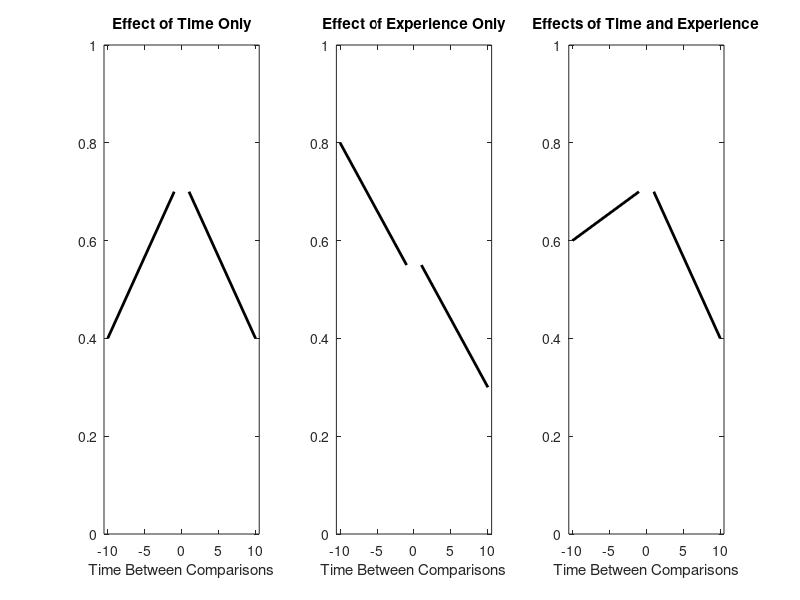

This figure's MATLAB source: (Note: this script raises an error after producing the figure.)
%% Model fig. of time vs. experience

%Need to add some fake data here to fill in background
figure;
%Just time
subplot(1,3,1)
xdatFWD = [1 10];
ydatFWD = [0.7 0.4];
xdatREV = [-1 -10];
ydatREV = [0.7 0.4];
plot(xdatFWD,ydatFWD,'k','LineWidth',2); hold on
plot(xdatREV,ydatREV,'k','LineWidth',2);
xlim([-10.5 10.5]); ylim([0 1])
title('Effect of Time Only'); xlabel('Time Between Comparisons')
%Just experience
subplot(1,3,2)
xdatFWD = [1 10];
ydatFWD = [0.55 0.3];
xdatREV = [-1 -10];
ydatREV = [0.55 0.8];
plot(xdatFWD,ydatFWD,'k','LineWidth',2); hold on
plot(xdatREV,ydatREV,'k','LineWidth',2);
xlim([-10.5 10.5]); ylim([0 1])
title('Effect of Experience Only'); xlabel('Time Between Comparisons')
%Both
subplot(1,3,3)
xdatFWD = [1 10];
ydatFWD = [0.7 0.4];
xdatREV = [-1 -10];
ydatREV = [0.7 0.6];
plot(xdatFWD,ydatFWD,'k','LineWidth',2); hold on
plot(xdatREV,ydatREV,'k','LineWidth',2);
xlim([-10.5 10.5]); ylim([0 1])
title('Effects of Time and Experience'); xlabel('Time Between Comparisons')

%%

cpsPlot = [1 2 3];
tgsPlot = pairsCompareInd(cpsPlot,:)'; tgsPlot = tgsPlot(:);

%% How many splitters pie chart

pieSplitLabels = {'splitBOTH','splitLRonly','dontSplit','splitSTonly'};
splitterTGinds = cell2mat(cellfun(@(x) find(strcmpi(traitLabels,x)),pieSplitLabels,'UniformOutput',false));
pieSplitColors = colorAssc(splitterTGinds);
pieSplitColors{3} = [1 1 1];
pieData = splitPropMeans(splitterTGinds);
pieSEMs = splitPropSEMs(splitterTGinds);

pieDataPct = round(pieData'*100,3); 
pieDataPct(rem(pieDataPct,0.01)==0) = pieDataPct(rem(pieDataPct,0.01)==0)+0.001;
pieDataPct = mat2cell(pieDataPct,ones(1,length(pieData)),1);
pieDataPct = cellfun(@num2str,pieDataPct,'UniformOutput',false);
pieDataPct = cellfun(@(x) x(1:end-1),pieDataPct,'UniformOutput',false);

pieDataSEMs = round(pieSEMs'*100,3); 
pieDataSEMs(rem(pieDataSEMs,0.01)==0) = pieDataSEMs(rem(pieDataSEMs,0.01)==0)+0.001;
pieDataSEMs = mat2cell(pieDataSEMs,ones(1,length(pieData)),1);
pieDataSEMs = cellfun(@num2str,pieDataSEMs,'UniformOutput',false);
pieDataSEMs = cellfun(@(x) x(1:end-1),pieDataSEMs,'UniformOutput',false);

pp=figure; axes(pp)
pie(pieData,pieSplitLabels);
colormap(reshape([pieSplitColors{:}],3,length(pieSplitColors))')
for ppI = 1:length(pp.Children.Children)
    if strcmpi(class(pp.Children.Children(ppI)),'matlab.graphics.primitive.Text')
        ppUse = find(cell2mat(cellfun(@(x) strcmpi(x,pp.Children.Children(ppI).String),pieSplitLabels,'UniformOutput',false)));
        pp.Children.Children(ppI).String = {pieSplitLabels{ppUse}; [pieDataPct{ppUse} ' ' char(177) ' ' pieDataSEMs{ppUse} '%']}; 
        pp.Children.Children(ppI).FontSize = 13;
    end
end

title('Mean number of each splitter, all days all mice')

%% How many ARM splitters pie chart

pieSplitLabels = {'splitBOTH','splitSTonly','dontSplit','splitLRonly'};
splitterTGinds = cell2mat(cellfun(@(x) find(strcmpi(traitLabels,x)),pieSplitLabels,'UniformOutput',false));
pieSplitColors = colorAssc(splitterTGinds);
pieSplitColors{3} = [1 1 1];
pieData = ARMsplitPropMeans(splitterTGinds);
pieSEMs = ARMsplitPropSEMs(splitterTGinds);

pieDataPct = round(pieData'*100,3); 
pieDataPct(rem(pieDataPct,0.01)==0) = pieDataPct(rem(pieDataPct,0.01)==0)+0.001;
pieDataPct = mat2cell(pieDataPct,ones(1,length(pieData)),1);
pieDataPct = cellfun(@num2str,pieDataPct,'UniformOutput',false);
pieDataPct = cellfun(@(x) x(1:end-1),pieDataPct,'UniformOutput',false);

pieDataSEMs = round(pieSEMs'*100,3); 
pieDataSEMs(rem(pieDataSEMs,0.01)==0) = pieDataSEMs(rem(pieDataSEMs,0.01)==0)+0.001;
pieDataSEMs = mat2cell(pieDataSEMs,ones(1,length(pieData)),1);
pieDataSEMs = cellfun(@num2str,pieDataSEMs,'UniformOutput',false);
pieDataSEMs = cellfun(@(x) x(1:end-1),pieDataSEMs,'UniformOutput',false);

pp=figure; axes(pp)
pie(pieData,pieSplitLabels);
colormap(reshape([pieSplitColors{:}],3,length(pieSplitColors))')
for ppI = 1:length(pp.Children.Children)
    if strcmpi(class(pp.Children.Children(ppI)),'matlab.graphics.primitive.Text')
        ppUse = find(cell2mat(cellfun(@(x) strcmpi(x,pp.Children.Children(ppI).String),pieSplitLabels,'UniformOutput',false)));
        pp.Children.Children(ppI).String = {pieSplitLabels{ppUse}; [pieDataPct{ppUse} ' ' char(177) ' ' pieDataSEMs{ppUse} '%']}; 
        pp.Children.Children(ppI).FontSize = 13;
    end
end

title('Mean number of each ARM splitter, all days all mice')
%% Proportion of each splitter type
hh = figure;
numDataPts = length(pooledSplitProp{tgI});
%grps = repmat(1:length(traitGroups{1}),numDataPts,1); grps = grps(:);
grps = repmat(1:length(tgsPlot),numDataPts,1); grps = grps(:);
%dataHere = [pooledSplitProp{:}]; 
dataHere = [pooledSplitProp{tgsPlot}]; 
dataHere = dataHere(:);
%colorsHere = repmat(colorsHere,8,1);        
colorsHere = colorAssc(tgsPlot);
allColors = cellfun(@(x) repmat(x,numDataPts,1),colorsHere,'UniformOutput',false)';
colorsUse = []; for aa = 1:length(allColors); colorsUse = [colorsUse; allColors{aa}]; end
%repmat for the color in colorAssc, put into circle colors
xLabels = traitLabels(tgsPlot);
scatterBoxSL(dataHere, grps, 'xLabel', xLabels, 'plotBox', true, 'circleColors', colorsUse, 'transparency', 0.8) % 'circleColors', colorsHere, 
ylabel('Proportion of Splitter Cells')
title('Proportion of Cells Each Splitter Type, all mice all days')
hold on
ylim([0 1.1])
heightBump = 0.03;
barXpos = hh.Children.XTick;
for pcI = 1:length(cpsPlot)
    %plot a bar across the pair of compare inds
    possibleHeight = max(round(cell2mat(cellfun(@max,pooledSplitProp(pairsCompareInd(cpsPlot(pcI),:)),'UniformOutput',false)),1));
    possibleHeight = possibleHeight + heightBump;
    plot(barXpos(pairsCompareInd(cpsPlot(pcI),:)),[possibleHeight possibleHeight],'k','LineWidth',2)
    
    %mark it significant or not with hSplitterPropDiffs, pVal in pSplitterPropDiffs
    switch hSplitterPropDiffs(cpsPlot(pcI))
        case 1
            if pSplitterPropDiffs(cpsPlot(pcI)) < 0.001
                textPlot = 'p < 0.001';
            else
                textPlot = ['p = ' num2str(pSplitterPropDiffs(cpsPlot(pcI)))];
            end
        case 0
            textPlot = 'n.s.';
    end
    text(mean(barXpos(pairsCompareInd(cpsPlot(pcI),:))),possibleHeight+0.025,textPlot,'Color','k','HorizontalAlignment','center')
end

%% Proportion of each splitter type ARMs
hh = figure;
numDataPts = length(ARMpooledSplitProp{tgI});
%grps = repmat(1:length(traitGroups{1}),numDataPts,1); grps = grps(:);
grps = repmat(1:length(tgsPlot),numDataPts,1); grps = grps(:);
%dataHere = [pooledSplitProp{:}]; 
dataHere = [ARMpooledSplitProp{tgsPlot}]; 
dataHere = dataHere(:);
%colorsHere = repmat(colorsHere,8,1);        
colorsHere = ARMcolorAssc(tgsPlot);
allColors = cellfun(@(x) repmat(x,numDataPts,1),colorsHere,'UniformOutput',false)';
colorsUse = []; for aa = 1:length(allColors); colorsUse = [colorsUse; allColors{aa}]; end
%repmat for the color in colorAssc, put into circle colors
xLabels = ARMtraitLabels(tgsPlot);
scatterBoxSL(dataHere, grps, 'xLabel', xLabels, 'plotBox', true, 'circleColors', colorsUse, 'transparency', 0.8) % 'circleColors', colorsHere, 
ylabel('Proportion of Splitter Cells')
title('Proportion of Cells Each ARM Splitter Type, all mice all days')
hold on
ylim([0 1.1])
heightBump = 0.03;
barXpos = hh.Children.XTick;
for pcI = 1:length(cpsPlot)
    %plot a bar across the pair of compare inds
    possibleHeight = max(round(cell2mat(cellfun(@max,ARMpooledSplitProp(pairsCompareInd(cpsPlot(pcI),:)),'UniformOutput',false)),1));
    possibleHeight = possibleHeight + heightBump;
    plot(barXpos(pairsCompareInd(cpsPlot(pcI),:)),[possibleHeight possibleHeight],'k','LineWidth',2)
    
    %mark it significant or not with hSplitterPropDiffs, pVal in pSplitterPropDiffs
    switch hArmSplitterPropDiffs(cpsPlot(pcI))
        case 1
            if pArmSplitterPropDiffs(cpsPlot(pcI)) < 0.001
                textPlot = 'p < 0.001';
            else
                textPlot = ['p = ' num2str(pArmSplitterPropDiffs(cpsPlot(pcI)))];
            end
        case 0
            textPlot = 'n.s.';
    end
    text(mean(barXpos(pairsCompareInd(cpsPlot(pcI),:))),possibleHeight+0.025,textPlot,'Color','k','HorizontalAlignment','center')
end

%% Change in Proportion of Each splitter type by days apart
%Comparison
plotREV=1;

gg=figure('Position',[65 410 1813 510]);
sRows = 1;
sCols = 3;
for pcI = 1:length(cpsPlot)
    subplot(sRows,sCols,pcI)
    pcIndsHere = pairsCompareInd(cpsPlot(pcI),:);
    %plot data
    plot(pooledDaysApartFWD-0.1,pooledSplitPctChangeFWD{pcIndsHere(1)},'.','Color',colorAssc{pcIndsHere(1)},'MarkerSize',12)
    hold on
    plot(pooledDaysApartFWD+0.1,pooledSplitPctChangeFWD{pcIndsHere(2)},'.','Color',colorAssc{pcIndsHere(2)},'MarkerSize',12)
    %plot reg fit line    
    plot(splitterFitPlotDays,splitterFitPlotPct{pcIndsHere(1)},'Color',colorAssc{pcIndsHere(1)},'LineWidth',2)
    plot(splitterFitPlotDays,splitterFitPlotPct{pcIndsHere(2)},'Color',colorAssc{pcIndsHere(2)},'LineWidth',2)
    
    if plotREV==1
        plot(pooledDaysApartREV-0.1,pooledSplitPctChangeREV{pcIndsHere(1)},'.','Color',colorAssc{pcIndsHere(1)},'MarkerSize',12)
        plot(pooledDaysApartREV+0.1,pooledSplitPctChangeREV{pcIndsHere(2)},'.','Color',colorAssc{pcIndsHere(2)},'MarkerSize',12)   
        plot(splitterFitPlotDaysREV,splitterFitPlotPctREV{pcIndsHere(1)},'Color',colorAssc{pcIndsHere(1)},'LineWidth',2)
        plot(splitterFitPlotDaysREV,splitterFitPlotPctREV{pcIndsHere(2)},'Color',colorAssc{pcIndsHere(2)},'LineWidth',2)
    end
    
    ylim([-0.5 0.5])
    xlim([0.5 max(pooledDaysApartFWD)-0.5]) %cell2mat(cellfun(@max,cellRealDays,'UniformOutput',false))
    if plotREV==1; xlim([min(pooledDaysApartREV)-0.5 max(pooledDaysApartFWD)-0.5]); end
    xlabel('Days Apart')
    ylabel('Proportion Change')
    %indicate the r2 of each line
    %switch slopeDiffRank(pcI)>=(1*numPerms-numPerms*pThresh); case 1; diffTxt='ARE'; case 0; diffTxt ='ARE NOT'; end
    %title([pairsCompare{pcI,1} ' vs ' pairsCompare{pcI,2} ', slopes ' diffTxt ' diff at p = ' num2str(1-slopeDiffRank(pcI)/1000)])
    switch pVal(cpsPlot(pcI))<pThresh; case 1; diffTxt='ARE'; case 0; diffTxt ='are NOT'; end
    title([traitLabels{pcIndsHere(1)} ' vs ' traitLabels{pcIndsHere(2)} ', slopes ' diffTxt ' diff at p = ' num2str(pVal(cpsPlot(pcI)))])
    legend(traitLabels{pcIndsHere(1)},traitLabels{pcIndsHere(2)})
end
suptitleSL('Changes by days apart in proportion of splitting type')

%% Change in Proportion of Each ARM splitter type by days apart
%Comparison
plotREV=1;

gg=figure('Position',[65 410 1813 510]);
sRows = 1;
sCols = 3;
for pcI = 1:length(cpsPlot)
    subplot(sRows,sCols,pcI)
    pcIndsHere = pairsCompareInd(cpsPlot(pcI),:);
    %plot data
    plot(pooledDaysApartFWD-0.1,ARMpooledSplitPctChangeFWD{pcIndsHere(1)},'.','Color',colorAssc{pcIndsHere(1)},'MarkerSize',12)
    hold on
    plot(pooledDaysApartFWD+0.1,ARMpooledSplitPctChangeFWD{pcIndsHere(2)},'.','Color',colorAssc{pcIndsHere(2)},'MarkerSize',12)
    %plot reg fit line    
    plot(ARMsplitterFitPlotDays,ARMsplitterFitPlotPct{pcIndsHere(1)},'Color',colorAssc{pcIndsHere(1)},'LineWidth',2)
    plot(ARMsplitterFitPlotDays,ARMsplitterFitPlotPct{pcIndsHere(2)},'Color',colorAssc{pcIndsHere(2)},'LineWidth',2)
    
    if plotREV==1
        plot(pooledDaysApartREV-0.1,ARMpooledSplitPctChangeREV{pcIndsHere(1)},'.','Color',colorAssc{pcIndsHere(1)},'MarkerSize',12)
        plot(pooledDaysApartREV+0.1,ARMpooledSplitPctChangeREV{pcIndsHere(2)},'.','Color',colorAssc{pcIndsHere(2)},'MarkerSize',12)   
        plot(ARMsplitterFitPlotDaysREV,ARMsplitterFitPlotPctREV{pcIndsHere(1)},'Color',colorAssc{pcIndsHere(1)},'LineWidth',2)
        plot(ARMsplitterFitPlotDaysREV,ARMsplitterFitPlotPctREV{pcIndsHere(2)},'Color',colorAssc{pcIndsHere(2)},'LineWidth',2)
    end
    
    ylim([-0.5 0.5])
    xlim([0.5 max(pooledDaysApartFWD)-0.5]) %cell2mat(cellfun(@max,cellRealDays,'UniformOutput',false))
    if plotREV==1; xlim([min(pooledDaysApartREV)-0.5 max(pooledDaysApartFWD)-0.5]); end
    xlabel('Days Apart')
    ylabel('Proportion Change')
    %indicate the r2 of each line
    %switch slopeDiffRank(pcI)>=(1*numPerms-numPerms*pThresh); case 1; diffTxt='ARE'; case 0; diffTxt ='ARE NOT'; end
    %title([pairsCompare{pcI,1} ' vs ' pairsCompare{pcI,2} ', slopes ' diffTxt ' diff at p = ' num2str(1-slopeDiffRank(pcI)/1000)])
    switch ARMpVal(cpsPlot(pcI))<pThresh; case 1; diffTxt='ARE'; case 0; diffTxt ='are NOT'; end
    title([ARMtraitLabels{pcIndsHere(1)} ' vs ' ARMtraitLabels{pcIndsHere(2)} ', slopes ' diffTxt ' diff at p = ' num2str(ARMpVal(cpsPlot(pcI)))])
    legend(ARMtraitLabels{pcIndsHere(1)},ARMtraitLabels{pcIndsHere(2)})
end
suptitleSL('Changes by days apart in proportion of ARM splitting type')

%% Prop of splitters that come back
%Comparison
figure;
sRows = 1;
sCols = 3;
for pcI = 1:length(cpsPlot)
    subplot(sRows,sCols,pcI)
    pcIndsHere = pairsCompareInd(cpsPlot(pcI),:);
    p1 = plot(pooledDaysApartFWD-0.1,pooledSplitterComesBackFWD{pcIndsHere(1)},'.','Color',colorAssc{pcIndsHere(1)},'MarkerSize',8,'DisplayName',pairsCompare{pcI,1});
    hold on
    p2 = plot(pooledDaysApartFWD+0.1,pooledSplitterComesBackFWD{pcIndsHere(2)},'.','Color',colorAssc{pcIndsHere(2)},'MarkerSize',8,'DisplayName',pairsCompare{pcI,2});
    
    plot(pooledDaysApartREV-0.1,pooledSplitterComesBackREV{pcIndsHere(1)},'.','Color',colorAssc{pcIndsHere(1)},'MarkerSize',8)
    plot(pooledDaysApartREV+0.1,pooledSplitterComesBackREV{pcIndsHere(2)},'.','Color',colorAssc{pcIndsHere(2)},'MarkerSize',8)
    
    plot(splitterCBFitPlotDaysFWD{pcIndsHere(1)},splitterCBFitPlotPctFWD{pcIndsHere(1)},'Color',colorAssc{pcIndsHere(1)},'LineWidth',2)
    plot(splitterCBFitPlotDaysFWD{pcIndsHere(2)},splitterCBFitPlotPctFWD{pcIndsHere(2)},'Color',colorAssc{pcIndsHere(2)},'LineWidth',2)
    plot(splitterCBFitPlotDaysREV{pcIndsHere(1)},splitterCBFitPlotPctREV{pcIndsHere(1)},'Color',colorAssc{pcIndsHere(1)},'LineWidth',2)
    plot(splitterCBFitPlotDaysREV{pcIndsHere(2)},splitterCBFitPlotPctREV{pcIndsHere(2)},'Color',colorAssc{pcIndsHere(2)},'LineWidth',2)
    
    ylim([-0.01 1.01])
    xlim([(min(pooledDaysApartREV)-0.5) (max(pooledDaysApartFWD)-0.5)])
    xlabel('Days Apart')
    ylabel('% of cells in model')
    
    if hValSplitterComesBackAll{pcI} == 1
        titleText = [pairsCompare{pcI,whichWonSplitterComesBackAll{pcI}} ' more stable, p = ' num2str(pValSplitterComesBackAll{pcI}) ];
    else 
        titleText = ['NOT diff at p = ' num2str(pValSplitterComesBackAll{pcI}) ];
    end
    title(titleText)
    
    %{
    yHeight = 0.8;
    for dpI = 1:length(dayPairsSCB{pcI})
        if hValSplitterComesBack{pcI}(dpI)==1
            plot(dayPairsSCB{pcI}(dpI),yHeight,'*','Color',colorAssc{pcIndsHere(whichWonSplitterComesBack{pcI}(dpI))})
        end
        %pValSplitterComesBack{pcI}
    end
    %}
    
    legend([p1; p2],'location','NW') 
end
suptitleSL('Percent cells of model day come back')

%% Prop of ARM splitters that come back
%Comparison
figure;
sRows = 1;
sCols = 3;
for pcI = 1:length(cpsPlot)
    subplot(sRows,sCols,pcI)
    pcIndsHere = pairsCompareInd(cpsPlot(pcI),:);
    p1 = plot(pooledDaysApartFWD-0.1,ARMpooledSplitterComesBackFWD{pcIndsHere(1)},'.','Color',ARMcolorAssc{pcIndsHere(1)},'MarkerSize',8,'DisplayName',pairsCompare{pcI,1});
    hold on
    p2 = plot(pooledDaysApartFWD+0.1,ARMpooledSplitterComesBackFWD{pcIndsHere(2)},'.','Color',ARMcolorAssc{pcIndsHere(2)},'MarkerSize',8,'DisplayName',pairsCompare{pcI,2});
    
    plot(pooledDaysApartREV-0.1,ARMpooledSplitterComesBackREV{pcIndsHere(1)},'.','Color',ARMcolorAssc{pcIndsHere(1)},'MarkerSize',8)
    plot(pooledDaysApartREV+0.1,ARMpooledSplitterComesBackREV{pcIndsHere(2)},'.','Color',ARMcolorAssc{pcIndsHere(2)},'MarkerSize',8)
    
    ylim([-0.01 1.01])
    xlim([(min(pooledDaysApartREV)-0.5) (max(pooledDaysApartFWD)-0.5)])
    xlabel('Days Apart')
    ylabel('% of cells in model')
    
    if hValSplitterComesBackAllARM{pcI} == 1 && whichWonSplitterComesBackAllARM{pcI}~=0
        titleText = [pairsCompare{pcI,whichWonSplitterComesBackAllARM{pcI}} ' more stable, p = ' num2str(pValSplitterComesBackAllARM{pcI}) ];
    else 
        titleText = ['NOT diff at p = ' num2str(pValSplitterComesBackAllARM{pcI}) ];
    end
    title(titleText)
       
    % legend([p1; p2],[pairsCompare{pcI,1}; pairsCompare{pcI,2}],'location','NW')  
    legend([p1; p2],'location','NW') 
end
suptitleSL('Percent ARM cells of model day come back on ARMs')

%% Prop of splitters that are still a splitter
figure;
sRows = 1;
sCols = 3;
for pcI = 1:length(cpsPlot)
    subplot(sRows,sCols,pcI)
    pcIndsHere = pairsCompareInd(cpsPlot(pcI),:);
    p1 = plot(pooledDaysApartFWD-0.1,pooledSplitterStillSplitterFWD{pcIndsHere(1)},'.','Color',colorAssc{pcIndsHere(1)},'MarkerSize',8,'DisplayName',pairsCompare{pcI,1});
    hold on
    p2 = plot(pooledDaysApartFWD+0.1,pooledSplitterStillSplitterFWD{pcIndsHere(2)},'.','Color',colorAssc{pcIndsHere(2)},'MarkerSize',8,'DisplayName',pairsCompare{pcI,2});
    
    plot(pooledDaysApartREV-0.1,pooledSplitterStillSplitterREV{pcIndsHere(1)},'.','Color',colorAssc{pcIndsHere(1)},'MarkerSize',8)
    plot(pooledDaysApartREV+0.1,pooledSplitterStillSplitterREV{pcIndsHere(2)},'.','Color',colorAssc{pcIndsHere(2)},'MarkerSize',8)
    
    plot(splitterSSFitPlotDaysFWD{pcIndsHere(1)},splitterSSFitPlotPctFWD{pcIndsHere(1)},'Color',colorAssc{pcIndsHere(1)},'LineWidth',2)
    plot(splitterSSFitPlotDaysFWD{pcIndsHere(2)},splitterSSFitPlotPctFWD{pcIndsHere(2)},'Color',colorAssc{pcIndsHere(2)},'LineWidth',2)
    plot(splitterSSFitPlotDaysREV{pcIndsHere(1)},splitterSSFitPlotPctREV{pcIndsHere(1)},'Color',colorAssc{pcIndsHere(1)},'LineWidth',2)
    plot(splitterSSFitPlotDaysREV{pcIndsHere(2)},splitterSSFitPlotPctREV{pcIndsHere(2)},'Color',colorAssc{pcIndsHere(2)},'LineWidth',2)
    
    ylim([-0.01 1.01])
    xlim([(min(pooledDaysApartREV)-0.5) (max(pooledDaysApartFWD)-0.5)])
    xlabel('Days Apart')
    ylabel('% of cells in model day')
    
    if hValSplitterStillSplitterAll{pcI} == 1
        titleText = [pairsCompare{pcI,whichWonSplitterStillSplitterAll{pcI}} ' more stable, p = ' num2str(pValSplitterStillSplitterAll{pcI}) ];
    else 
        titleText = ['NOT diff at p = ' num2str(pValSplitterStillSplitterAll{pcI}) ];
    end
    title(titleText)
    
    %{
    yHeight = 0.8;
    for dpI = 1:length(dayPairsSSS{pcI})
        if hValSplitterStillSplitter{pcI}(dpI)==1
            plot(dayPairsSSS{pcI}(dpI),yHeight,'*','Color',colorAssc{pcIndsHere(whichWonSplitterStillSplitter{pcI}(dpI))})
        end
        %pValSplitterComesBack{pcI}
    end
     %}
    
    % legend([p1; p2],[pairsCompare{pcI,1}; pairsCompare{pcI,2}],'location','NW')  
    legend([p1; p2],'location','NW') 
end
suptitleSL('Percent cells of model day apart still that trait')

%% Prop of ARM splitters that are still an ARM splitter
figure;
sRows = 1;
sCols = 3;
for pcI = 1:length(cpsPlot)
    subplot(sRows,sCols,pcI)
    pcIndsHere = pairsCompareInd(cpsPlot(pcI),:);
    p1 = plot(pooledDaysApartFWD-0.1,ARMpooledSplitterStillSplitterFWD{pcIndsHere(1)},'.','Color',colorAssc{pcIndsHere(1)},'MarkerSize',8,'DisplayName',pairsCompare{pcI,1});
    hold on
    p2 = plot(pooledDaysApartFWD+0.1,ARMpooledSplitterStillSplitterFWD{pcIndsHere(2)},'.','Color',colorAssc{pcIndsHere(2)},'MarkerSize',8,'DisplayName',pairsCompare{pcI,2});
    
    plot(pooledDaysApartREV-0.1,ARMpooledSplitterStillSplitterREV{pcIndsHere(1)},'.','Color',colorAssc{pcIndsHere(1)},'MarkerSize',8)
    plot(pooledDaysApartREV+0.1,ARMpooledSplitterStillSplitterREV{pcIndsHere(2)},'.','Color',colorAssc{pcIndsHere(2)},'MarkerSize',8)
    
    if hValSplitterStillSplitterAllARM{pcI} == 1 && whichWonSplitterStillSplitterAllARM{pcI}~=0
        titleText = [pairsCompare{pcI,whichWonSplitterStillSplitterAllARM{pcI}} ' more stable, p = ' num2str(pValSplitterStillSplitterAllARM{pcI}) ];
    else 
        titleText = ['NOT diff at p = ' num2str(pValSplitterStillSplitterAllARM{pcI}) ];
    end
    title(titleText)
    
    ylim([-0.01 1.01])
    xlim([(min(pooledDaysApartREV)-0.5) (max(pooledDaysApartFWD)-0.5)])
    xlabel('Days Apart')
    ylabel('% of cells in model day')
       
    % legend([p1; p2],[pairsCompare{pcI,1}; pairsCompare{pcI,2}],'location','NW')  
    legend([p1; p2],'location','NW') 
end
suptitleSL('Percent ARM cells of model day apart still that trait')

%% FWD vs. REV time within splitter type coming back
%Now plot within trait pos vs. negative day change
figure; 
sCols = 3;
sRows = ceil(length(tgsPlot)/sCols);
markerss = {'.' 'o'};
%for tgI = 1:length(traitGroups{1})
FWDREVtxt = {'FWD' 'REV'};
for tgI = 1:length(tgsPlot)
    subplot(sRows,sCols,tgI)
    color1 = colorAssc{tgsPlot(tgI)}+0.2; color1(color1>1) = 1; color1(color1<0) = 0;
    color2 = colorAssc{tgsPlot(tgI)}-0.2; color2(color2>1) = 1; color2(color2<0) = 0;
    p1 = plot(pooledDaysApartFWD+0.15,pooledSplitterComesBackFWD{tgsPlot(tgI)},markerss{1},'Color',color1,'MarkerSize',8,'DisplayName','Days Forward');
    hold on
    p2 = plot(-1*pooledDaysApartREV-0.15,pooledSplitterComesBackREV{tgsPlot(tgI)},markerss{2},'Color',color2,'MarkerSize',3,'DisplayName','Days Backwards');
    
    %{
    yHeight = 0.75;
    for dpI = 1:length(dayPairsCBpvn{tgsPlot(tgI)})
        if hValCBpvn{tgsPlot(tgI)}(dpI)
             markersz = [14 8]; colorss = [color1; color2];
            plot(dayPairsCBpvn{tgsPlot(tgI)}(dpI),yHeight,markerss{whichWonCBpvn{tgsPlot(tgI)}(dpI)},'Color',colorss(whichWonCBpvn{tgsPlot(tgI)}(dpI),:),'MarkerSize',markersz(whichWonCBpvn{tgI}(dpI)))    
        end
        %pValSplitCBpvn{tgI}
    end
    %}
    
    if hValSCBall{tgI} == 1
        titleText = [traitLabels{tgsPlot(tgI)} ': ' FWDREVtxt{whichWonSCBall{tgI}} ' more stable, p = ' num2str(pValSCBall{tgI}) ];
    else 
        titleText = [traitLabels{tgsPlot(tgI)} ': NOT diff at p = ' num2str(pValSCBall{tgI}) ];
    end
    title(titleText)
    
    xlabel('Days Apart')
    ylabel('Proportion of Model')
    ylim([-0.01 1.01])
    xlim([min(pooledDaysApartFWD)-0.5 max(pooledDaysApartFWD)+0.5])
    legend([p1; p2],'location','NE')
end
suptitleSL('Percent cells of model day come back, Positive vs. negative time')

%% FWD vs. REV time within splitter still splitter
figure; 
sCols = 3;
sRows = ceil(length(tgsPlot)/sCols);
markerss = {'.' 'o'}; 
%for tgI = 1:length(traitGroups{1})
for tgI = 1:length(tgsPlot)
    subplot(sRows,sCols,tgI)
    color1 = colorAssc{tgsPlot(tgI)}+0.2; color1(color1>1) = 1; color1(color1<0) = 0;
    color2 = colorAssc{tgsPlot(tgI)}-0.2; color2(color2>1) = 1; color2(color2<0) = 0;
    p1 = plot(pooledDaysApartFWD+0.15,pooledSplitterStillSplitterFWD{tgsPlot(tgI)},markerss{1},'Color',color1,'MarkerSize',8,'DisplayName','Days Forward');
    hold on
    p2 = plot(-1*pooledDaysApartREV-0.15,pooledSplitterStillSplitterREV{tgsPlot(tgI)},markerss{2},'Color',color2,'MarkerSize',3,'DisplayName','Days Backwards');
    
    %{
    yHeight = 0.8;
    for dpI = 1:length(dayPairsSSpvn{tgsPlot(tgI)})
        if hValSSpvn{tgsPlot(tgI)}(dpI)
            markersz = [14 8]; colorss = [color1; color2];
            plot(dayPairsSSpvn{tgsPlot(tgI)}(dpI),yHeight,markerss{whichWonSSpvn{tgsPlot(tgI)}(dpI)},'Color',colorss(whichWonSSpvn{tgsPlot(tgI)}(dpI),:),'MarkerSize',markersz(whichWonCBpvn{tgI}(dpI)))    
        end
        %pValSplitSSpvn{tgI}
    end
    %}
    
    if hValSSSall{tgI} == 1
        titleText = [traitLabels{tgsPlot(tgI)} ': ' FWDREVtxt{whichWonSSSall{tgI}} ' more stable, p = ' num2str(pValSSSall{tgI}) ];
    else 
        titleText = [traitLabels{tgsPlot(tgI)} ': NOT diff at p = ' num2str(pValSSSall{tgI}) ];
    end
    title(titleText)
    
    xlabel('Days Apart')
    ylabel('Proportion of Model')
    ylim([-0.01 1.01])
    xlim([min(pooledDaysApartFWD)-0.5 max(pooledDaysApartFWD)+0.5])
    legend([p1; p2],'location','NE')
end
suptitleSL('Percent cells of model day still that trait v self, Positive vs. negative time')











%% FWD v REV time ARM splitter persistence










%% Cells splitter type in STEM and ARM
nPts = size( pctTraitBothPooled{1},1);
dataHere = [pctTraitBothPooled{:}]; dataHere = dataHere(:);
grps = repmat(1:numTraitGroups,nPts,1); grps = grps(:); 

scatterBoxSL(dataHere,grps,'transparency',1,'xLabels',traitLabels)
title('% of cells that split the same way on stem and arm')

%% Comparison of each type of splitter in STEM and ARM
statBump = 0.025;
nPts = size( pctTraitBothPooled{1},1);
dataHere = []; 
grps = [];
labelsHere = cell(numTraitGroups*2,1);
for tgI = 1:numTraitGroups
    dataHere = [dataHere; pooledSplitProp{tgI}(:); ARMpooledSplitProp{tgI}(:)];
    grps = [grps; (tgI*2-1)*ones(nPts,1); (tgI*2)*ones(nPts,1)];
    labelsHere{tgI*2-1} = traitLabels{tgI};
    labelsHere{tgI*2} = ARMtraitLabels{tgI};
end
hh = figure;
scatterBoxSL(dataHere,grps,'transparency',1,'xLabels',labelsHere)
ylabel('Proportion of Cells')
title('Comparison of Number of Splitters in STEM and ARMS')

xMarks = hh.Children.XTick;
for tgI = 1:numTraitGroups
    sHeight = max([pooledSplitProp{tgI}(:); ARMpooledSplitProp{tgI}(:)]) + statBump;
    plot(xMarks((tgI*2-1):tgI*2),[sHeight sHeight],'k','LineWidth',1.5)
    switch hSvAsplitPropDiffs{tgI}
        case 0; txtPlot = 'n.s.';
        case 1
            switch pSvAsplitPropDiffs{tgI}<0.001
                case 1; txtPlot = '*p < 0.001';
                case 0; txtPlot = ['*p = ' num2str(round(pSvAsplitPropDiffs{tgI},2))];
            end
    end
    text(mean(xMarks((tgI*2-1):tgI*2)),sHeight+0.01,txtPlot,'Color','k','HorizontalAlignment','center')
end
    

%% Pop Vector corrs
fitLine = 'meanLine';
fitLine = 'regression';
figure;
condSetColors = {'b' 'r' 'g'};
csMod = [-0.1 0 0.1];
for cpI = 1:size(pooledCompPairs,1)
    dayPairsHere = unique(abs(pooledPVdayDiffs{cpI}));
    for dpI = 1:length(dayPairsHere)
        pvsHere = pooledMeanCorr{cpI}(abs(pooledPVdayDiffs{cpI})==dayPairsHere(dpI));
        plot(dayPairsHere(dpI)*ones(length(pvsHere),1)+csMod(condSetInds(cpI)),pvsHere,'.','MarkerSize',6,'Color',condSetColors{condSetInds(cpI)})
        hold on
        meanLine(dpI,cpI) = mean(pvsHere);
    end
end
switch fitLine
    case 'meanLine'
        for csI = 1:length(condSet)
            meanLinePlot = mean(meanLine(:,condSet{csI}),2);
            plot(dayPairsHere,meanLinePlot,'LineWidth',1.5,'Color',condSetColors{csI})
        end
    case 'regression'
        
end
xlim([-0.5 max(dayPairsHere)+0.5])
ylabel('Mean Correlation')
xlabel('Days Apart')
title('Mean Population vector correlation by number of sessions apart')
%legend
    